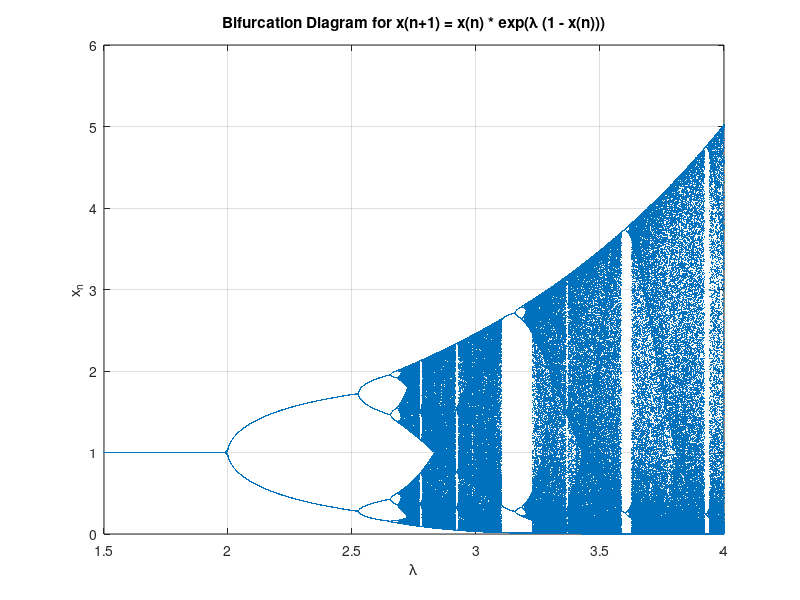

Recreate this plot in MATLAB.
% Exponential_Map.m - Bifurcation diagram simulation
%
% This script simulates the map:
%   x(n+1) = x(n) * exp(lambda*(1 - x(n)))
% for lambda values ranging from 1.5 to 4.0. For each lambda, the system is
% iterated 512 times and the initial transient dynamics (first 255 iterations)
% are discarded. The resulting values are plotted in a bifurcation diagram.
%
% Author: Sabneet Bains
% License: MIT License

clear; close all; clc;

% Initialize arrays to store simulation results
xResults = [];
lambdaResults = [];

% Define parameter range for lambda
lambdaVals = 1.5:0.001:4;

% Simulation parameters
numIterations = 512;     % Total iterations per lambda
transientCutoff = 255;   % Remove the first 255 iterations (i.e., keep from 256th onward)

% Loop over each lambda value
for lambda = lambdaVals
    % Pre-allocate vector for iterates
    xn = zeros(numIterations, 1);
    
    % Set initial condition and compute the first iterate
    x0 = 0.5;
    xn(1) = x0 * exp(lambda*(1 - x0));
    
    % Iterate the map using a for-loop
    for i = 1:numIterations-1
        xn(i+1) = xn(i) * exp(lambda*(1 - xn(i)));
    end
    
    % Remove transient dynamics
    xn_trimmed = xn(transientCutoff+1:end);
    
    % Create a vector of lambda values (same size as xn_trimmed)
    lambda_vector = lambda * ones(size(xn_trimmed));
    
    % Append results for this lambda
    xResults = [xResults; xn_trimmed];
    lambdaResults = [lambdaResults; lambda_vector];
end

% Plot the bifurcation diagram: lambda vs. x(n)
figure;
plot(lambdaResults, xResults, '.', 'MarkerSize', 1);
xlabel('\lambda');
ylabel('x_n');
title('Bifurcation Diagram for x(n+1) = x(n) * exp(\lambda (1 - x(n)))');
grid on;
